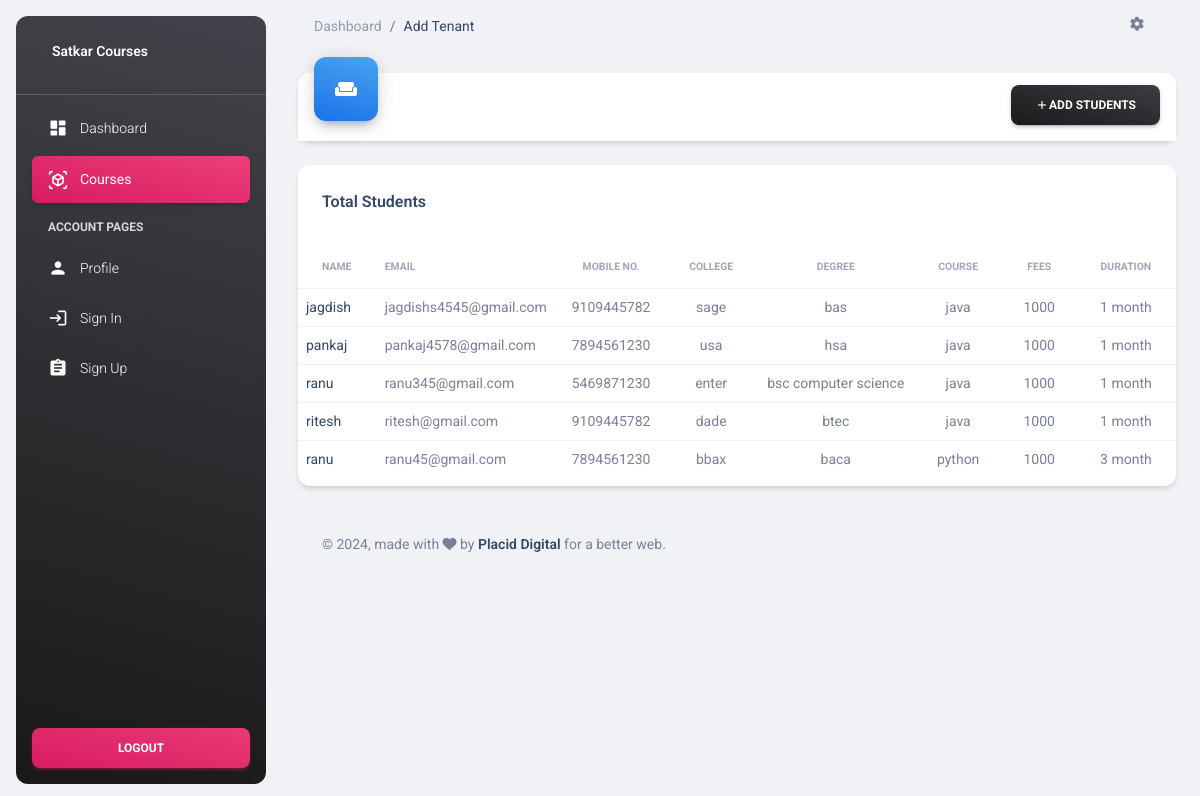
The app's page /student/, older data.
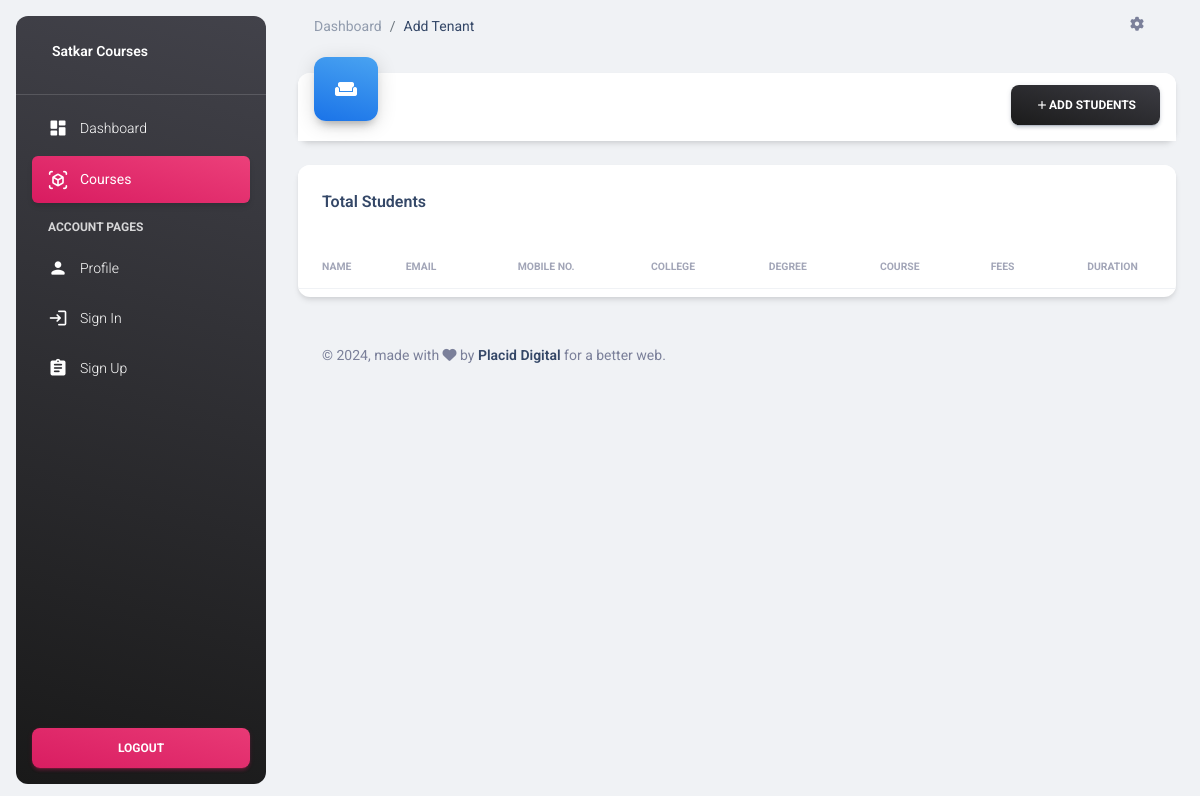
The same page, newer data.
### student/models.py (models this page shows, shortened)
class Student (models.Model):
    name=models.CharField(max_length=100)
    email=models.EmailField(unique=True)
    mobile = models.IntegerField(default=0)
    college=models.CharField(max_length=200)
    degree=models.CharField(max_length=200)
    course=models.ForeignKey( Course,on_delete=models.CASCADE)
    address=models.TextField()
    image=models.FileField(upload_to='student/',max_length=100)

class Course(models.Model):
    course_name= models.CharField(max_length=100)
    fees= models.IntegerField()
    duration= models.CharField(max_length=20)

### student/views.py (the view)
# urls.py: path('student/', view_students,name='view_students'),
def view_students(request):
    course_obj=Course.objects.all()
    student_obj=Student.objects.all()
    return render(request,'viewstudents.html',{ 'course_obj':course_obj ,'student_obj':student_obj})

### student/templates/viewstudents.html (shortened to what this page needs)
<!DOCTYPE html>
<html lang="en">
<head>
  {% load static %}
  <link href="{% static "css/nucleo-icons.css" %}" rel="stylesheet" />
  <link href="{% static "css/nucleo-icons.css" %}" rel="stylesheet" />
  <link id="pagestyle" href="{% static "css/material-dashboard.css" %}" rel="stylesheet" />
</head>
<body class="g-sidenav-show  bg-gray-200">
  <aside
    class="sidenav navbar navbar-vertical navbar-expand-xs border-0 border-radius-xl my-3 fixed-start ms-3   bg-gradient-dark"
    id="sidenav-main">
    <div class="sidenav-header">
      <a class="navbar-brand m-0" href=" " target="_blank">
        <span class="ms-1 font-weight-bold text-white">Satkar Courses</span>
      </a>
    </div>
    <hr class="horizontal light mt-0 mb-2">
    <div class="collapse navbar-collapse  w-auto  max-height-vh-100" id="sidenav-collapse-main">
      <ul class="navbar-nav">
        <li class="nav-item">
          <a class="nav-link text-white" href="/dashboard/">
            <div class="text-white text-center me-2 d-flex align-items-center justify-content-center">
              <i class="material-icons opacity-10">dashboard</i>
            </div>
            <span class="nav-link-text ms-1">Dashboard</span>
          </a>
        </li>
        <li class="nav-item">
          <a class="nav-link text-white active bg-gradient-primary" href="/courses/">
            <div class="text-white text-center me-2 d-flex align-items-center justify-content-center">
              <i class="material-icons opacity-10">view_in_ar</i>
            </div>
            <span class="nav-link-text ms-1">Courses</span>
          </a>
        </li>
        <li class="nav-item mt-3">
          <h6 class="ps-4 ms-2 text-uppercase text-xs text-white font-weight-bolder opacity-8">Account pages</h6>
        </li>
        <li class="nav-item">
          <a class="nav-link text-white " href="/profile/">
            <div class="text-white text-center me-2 d-flex align-items-center justify-content-center">
              <i class="material-icons opacity-10">person</i>
            </div>
            <span class="nav-link-text ms-1">Profile</span>
          </a>
        </li>
        <li class="nav-item">
          <a class="nav-link text-white " href="/">
            <div class="text-white text-center me-2 d-flex align-items-center justify-content-center">
              <i class="material-icons opacity-10">login</i>
            </div>
            <span class="nav-link-text ms-1">Sign In</span>
          </a>
        </li>
        <li class="nav-item">
          <a class="nav-link text-white " href="/signup/">
            <div class="text-white text-center me-2 d-flex align-items-center justify-content-center">
              <i class="material-icons opacity-10">assignment</i>
            </div>
            <span class="nav-link-text ms-1">Sign Up</span>
          </a>
        </li>
      </ul>
    </div>
    <div class="sidenav-footer position-absolute w-100 bottom-0 ">
      <div class="mx-3">
        <a class="btn bg-gradient-primary mt-4 w-100" href="" type="button">Logout</a>
      </div>
    </div>
  </aside>
  <main class="main-content position-relative max-height-vh-100 h-100 border-radius-lg ">
    <nav class="navbar navbar-main navbar-expand-lg px-0 mx-4 shadow-none border-radius-xl" id="navbarBlur"
      navbar-scroll="true">
      <div class="container-fluid py-1 px-3">
        <nav aria-label="breadcrumb">
          <ol class="breadcrumb bg-transparent mb-0 pb-0 pt-1 px-0 me-sm-6 me-5">
            <li class="breadcrumb-item text-sm"><a class="opacity-5 text-dark" href="javascript:;">Dashboard</a></li>
            <li class="breadcrumb-item text-sm text-dark active" aria-current="page">Add Tenant</li>
          </ol>
        </nav>
        <div class="collapse navbar-collapse mt-sm-0 mt-2 me-md-0 me-sm-4" id="navbar">
          <ul class="navbar-nav  justify-content-end">
            <li class="nav-item px-3 d-flex align-items-center">
              <a href="javascript:;" class="nav-link text-body p-0">
                <i class="fa fa-cog fixed-plugin-button-nav cursor-pointer"></i>
              </a>
            </li>
          </ul>
        </div>
      </div>
    </nav>
    <div class="container-fluid py-4">
      <div class="row">
        <div class="col-xl-12 col-sm-6 mb-xl-0 mb-4">
          <div class="card">
            <div class="card-header p-3 pt-2">
              <div
                class="icon icon-lg icon-shape bg-gradient-info shadow-dark text-center border-radius-xl mt-n4 position-absolute">
                <i class="material-icons opacity-10">weekend</i>
              </div>
              <div class="text-end pt-1">
                <a class="btn bg-gradient-dark mb-0" href="javascript:;" data-bs-toggle="modal"
                  data-bs-target="#exampleModal"><i class="material-icons text-sm">add</i>Add Students</a>
              </div>
            </div>
          </div>
        </div>
      </div>
      <div class="row mt-4 mb-4">
        <div class="col-lg-12 col-md-6 mb-md-0 mb-4">
          <div class="card">
            <div class="card-header pb-0">
              <div class="row">
                <div class="col-lg-6 col-7">
                  <h6>Total Students</h6>
                </div>
              </div>
            </div>
            <div class="card-body px-0 pb-2">
              <div class="table-responsive">
                <table class="table align-items-center mb-0">
                  <thead>
                    <tr>
                      <th class="text-uppercase text-secondary text-xxs font-weight-bolder opacity-7">Name</th>
                      <th class="text-uppercase text-secondary text-xxs font-weight-bolder opacity-7 ps-2">Email</th>
                      <th class="text-center text-uppercase text-secondary text-xxs font-weight-bolder opacity-7">Mobile
                        No.</th>
                      <th class="text-center text-uppercase text-secondary text-xxs font-weight-bolder opacity-7">
                        College</th>
                      <th class="text-center text-uppercase text-secondary text-xxs font-weight-bolder opacity-7">Degree
                      </th>
                      <th class="text-center text-uppercase text-secondary text-xxs font-weight-bolder opacity-7">Course
                      </th>
                      <th class="text-center text-uppercase text-secondary text-xxs font-weight-bolder opacity-7">Fees
                      </th>
                      <th class="text-center text-uppercase text-secondary text-xxs font-weight-bolder opacity-7">
                        Duration</th>
                    </tr>
                  </thead>
                  <tbody>
                    {% for i in student_obj %}
                    <tr>
                       <td <a class="align-middle text-sm"><a href='{% url 'profile' i.id %}' > {{ i.name }}</a></td>
                      <td class="align-middle text-sm">{{ i.email }}</td>
                      <td class="align-middle text-center text-sm">{{ i.mobile }}</td>
                      <td class="text-center text-sm">{{ i.college }}</td>
                      <td class="text-center text-sm">{{ i.degree }}</td>
                      <td class="text-center text-sm">{{ i.course.course_name }}</td>
                      <td class="text-center text-sm">{{ i.course.fees}}</td>
                      <td class="text-center text-sm">{{ i.course.duration}}</td>
                    </tr>
                    {% endfor %}
                  </tbody>
                </table>
              </div>
            </div>
          </div>
        </div>
      </div>
      <footer class="footer py-4  ">
        <div class="container-fluid">
          <div class="row align-items-center justify-content-lg-between">
            <div class="col-lg-6 mb-lg-0 mb-4">
              <div class="copyright text-center text-sm text-muted text-lg-start">
                ©
                ,
                made with <i class="fa fa-heart"></i> by
                <a href="https://www.placiddigital.com" class="font-weight-bold" target="_blank">Placid Digital</a>
                for a better web.
              </div>
            </div>
          </div>
        </div>
      </footer>
    </div>
  </main>
</body>
</html>

Row changes from the older to the newer data that the page shows:
removed Student: name "jagdish", email "jagdishs4545@gmail.com", mobile "9109445782", college "sage", degree "bas", course.course_name "java", course.fees "1000", course.duration "1 month"
removed Student: name "pankaj", email "pankaj4578@gmail.com", mobile "7894561230", college "usa", degree "hsa", course.course_name "java", course.fees "1000", course.duration "1 month"
removed Student: name "ranu", email "ranu345@gmail.com", mobile "5469871230", college "enter", degree "bsc computer science", course.course_name "java", course.fees "1000", course.duration "1 month"
removed Student: name "ritesh", email "ritesh@gmail.com", mobile "9109445782", college "dade", degree "btec", course.course_name "java", course.fees "1000", course.duration "1 month"
removed Student: name "ranu", email "ranu45@gmail.com", mobile "7894561230", college "bbax", degree "baca", course.course_name "python", course.fees "1000", course.duration "3 month"
